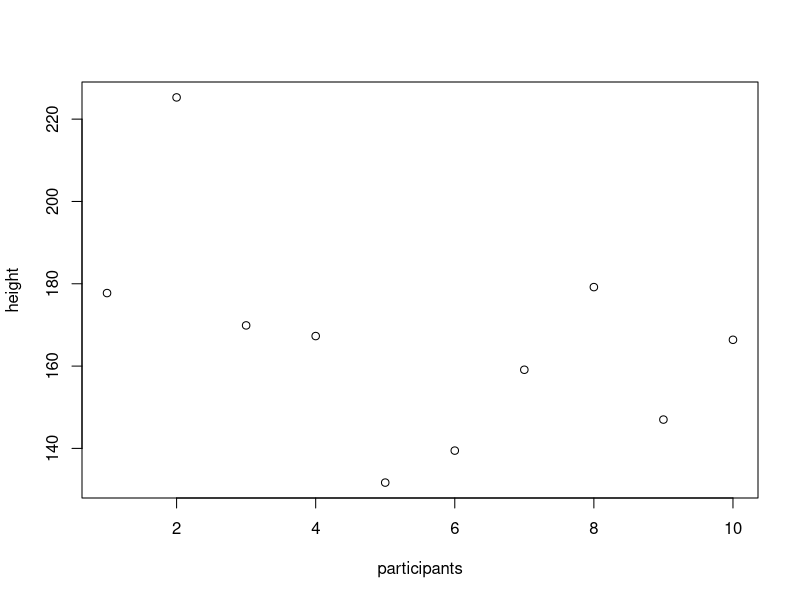

Source code (R):
#' ---
#' title: "RMarkdown Minimal Example"
#' author: "Pie Bear"
#' date: "19 August 2016"
#' output: html_document
#' ---
#' 
#' ## Markdown 

#' This was an **RMarkdown** document, originating from  [here](http://www.geo.uzh.ch/microsite/reproducible_research/post/rr-r-publication/). You can write text in **bold** or _cursive_, include [links](http://geo.uzh.ch) or add inline formulae $y=x+3$ (following Latex formulae markup)
#'
#' Now it is a **.R** document with _roxygen2_ style comments combined with RMarkdown; more info at [https://rmarkdown.rstudio.com/articles_report_from_r_script.html](https://rmarkdown.rstudio.com/articles_report_from_r_script.html)

#' ## Markdown with R code
#+ chunk_name1

d  <- data.frame(participants=1:10,height=rnorm(10,sd=30,mean=170)) 
summary(d)

#' you can include R elements inline and generate plots:

#+ chunk_name2, fig.width=8, fig.height=4
plot(d)

#+ chunk_name3
#' There were `r nrow(d)` participants.